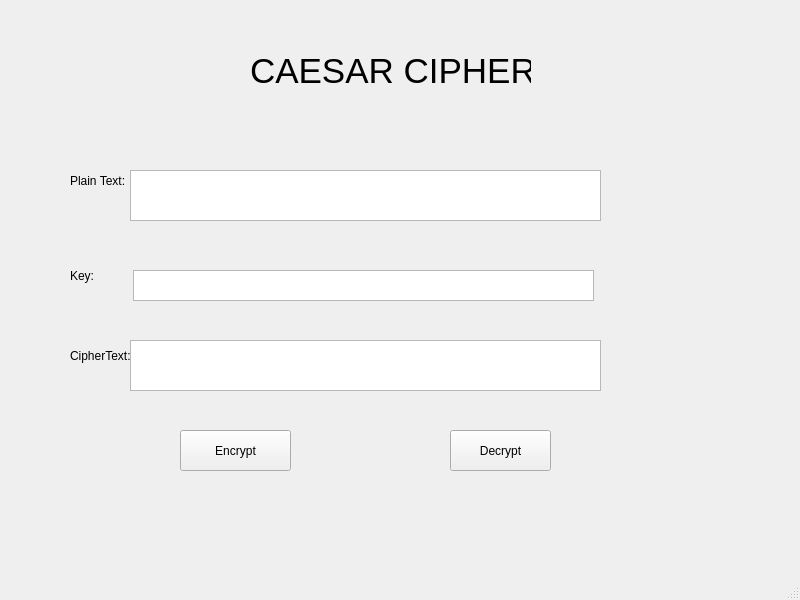
<?xml version="1.0" encoding="UTF-8"?>
<ui version="4.0">
 <class>MainWindow</class>
 <widget class="QMainWindow" name="MainWindow">
  <property name="geometry">
   <rect>
    <x>0</x>
    <y>0</y>
    <width>800</width>
    <height>600</height>
   </rect>
  </property>
  <property name="windowTitle">
   <string>MainWindow</string>
  </property>
  <widget class="QWidget" name="centralwidget">
   <widget class="QLabel" name="label">
    <property name="geometry">
     <rect>
      <x>250</x>
      <y>30</y>
      <width>281</width>
      <height>81</height>
     </rect>
    </property>
    <property name="font">
     <font>
      <pointsize>26</pointsize>
     </font>
    </property>
    <property name="text">
     <string>CAESAR CIPHER</string>
    </property>
   </widget>
   <widget class="QLabel" name="label_2">
    <property name="geometry">
     <rect>
      <x>70</x>
      <y>160</y>
      <width>81</width>
      <height>41</height>
     </rect>
    </property>
    <property name="text">
     <string>Plain Text:</string>
    </property>
   </widget>
   <widget class="QLabel" name="label_3">
    <property name="geometry">
     <rect>
      <x>70</x>
      <y>260</y>
      <width>61</width>
      <height>31</height>
     </rect>
    </property>
    <property name="text">
     <string>Key:</string>
    </property>
   </widget>
   <widget class="QLabel" name="label_4">
    <property name="geometry">
     <rect>
      <x>70</x>
      <y>340</y>
      <width>71</width>
      <height>31</height>
     </rect>
    </property>
    <property name="text">
     <string>CipherText:</string>
    </property>
   </widget>
   <widget class="QPushButton" name="pushButton">
    <property name="geometry">
     <rect>
      <x>180</x>
      <y>430</y>
      <width>111</width>
      <height>41</height>
     </rect>
    </property>
    <property name="text">
     <string>Encrypt</string>
    </property>
   </widget>
   <widget class="QPushButton" name="pushButton_2">
    <property name="geometry">
     <rect>
      <x>450</x>
      <y>430</y>
      <width>101</width>
      <height>41</height>
     </rect>
    </property>
    <property name="text">
     <string>Decrypt</string>
    </property>
   </widget>
   <widget class="QPlainTextEdit" name="plainTextEdit">
    <property name="geometry">
     <rect>
      <x>130</x>
      <y>170</y>
      <width>471</width>
      <height>51</height>
     </rect>
    </property>
   </widget>
   <widget class="QPlainTextEdit" name="plainTextEdit_2">
    <property name="geometry">
     <rect>
      <x>133</x>
      <y>270</y>
      <width>461</width>
      <height>31</height>
     </rect>
    </property>
   </widget>
   <widget class="QPlainTextEdit" name="plainTextEdit_3">
    <property name="geometry">
     <rect>
      <x>130</x>
      <y>340</y>
      <width>471</width>
      <height>51</height>
     </rect>
    </property>
   </widget>
  </widget>
  <widget class="QMenuBar" name="menubar">
   <property name="geometry">
    <rect>
     <x>0</x>
     <y>0</y>
     <width>800</width>
     <height>21</height>
    </rect>
   </property>
  </widget>
  <widget class="QStatusBar" name="statusbar"/>
 </widget>
 <resources/>
 <connections/>
</ui>
